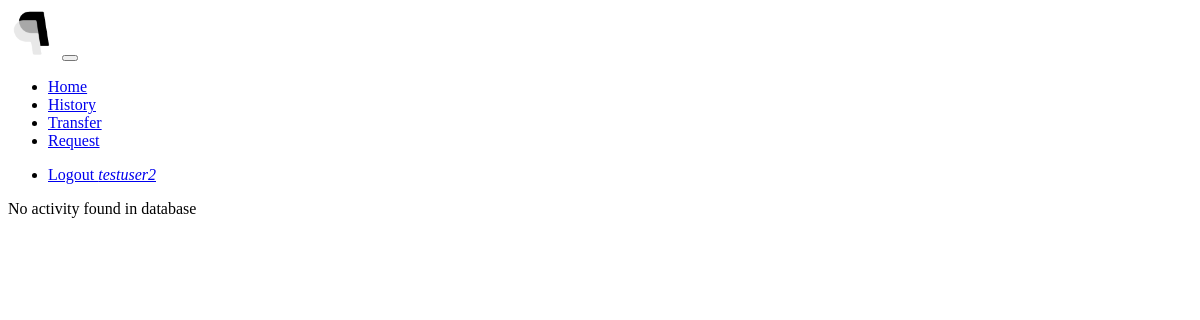
Page /admin-activity (signed in) on the earlier database version.
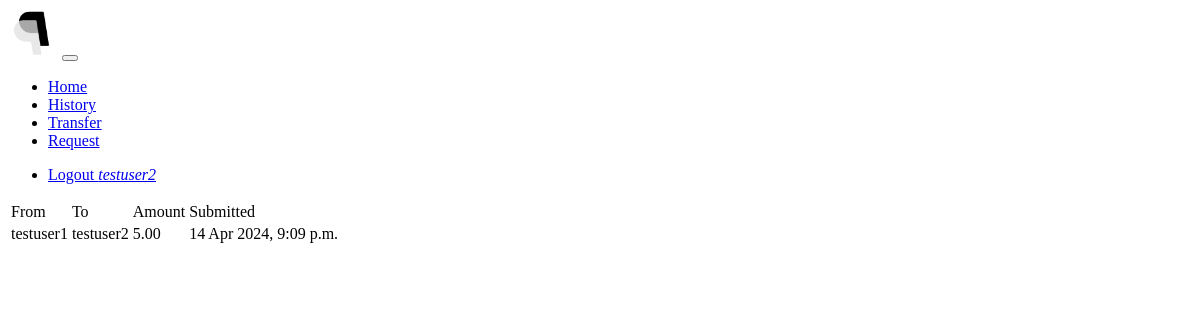
Same page on the later database version.
### payapp/models.py (models this page shows, shortened)
class Transaction(models.Model):
    from_person = models.ForeignKey(Person, on_delete=models.RESTRICT, related_name='transactions_from')
    to_person = models.ForeignKey(Person, on_delete=models.RESTRICT, related_name='transactions_to')
    amount = PayAppMoneyField()
    submission_datetime = models.DateTimeField(default=datetime.now, blank=True)
    class Meta:
        ordering = ("submission_datetime", "from_person", "amount")

class Person(models.Model):
    user = models.OneToOneField(settings.AUTH_USER_MODEL, on_delete=models.CASCADE)
    active = models.BooleanField(default=True)  # disable users rather than deleting them to preserve history
    balance = PayAppMoneyField()
    def __str__(self):
        return self.user.__str__() + ' (inactive)' if not self.active else self.user.__str__()
    class Meta:
        ordering = ("user", "active")

### payapp/views.py (the view)
# urls.py: path('admin-activity', admin_activity, name='admin-activity'),
@login_required(login_url='/login/')
def admin_activity(request):
    admin_area(request.user)
    context = {
        'activity_list': Transaction.objects.all()  # todo: pagination
    }
    return render(request, 'payapp/admin_activity.html', context=context)

### common/util.py (called while the page is built)
def admin_area(check_user):
    if check_user.is_staff:
        return True
    else:
        return redirect('home')

### templates/payapp/admin_activity.html (shortened to what this page needs)
{% extends 'webapps2024/base.html' %}
{% block content %}
    {% if activity_list %}
        <table class="table">
        <thead>
        <tr>
        <td>From</td>
        <td>To</td>
        <td>Amount</td>
        <td>Submitted</td>
        </tr>
        </thead>
        <tbody>
        {% for activity in activity_list %}
            <tr>
                <td>{{ activity.from_person }}</td>
                <td>{{ activity.to_person }}</td>
                <td>{{ activity.amount }}</td>
                <td>{{ activity.submission_datetime }}</td>
            </tr>
        {% endfor %}
        </tbody>
        </table>
    {% else %}
        <span>No activity found in database</span>
    {% endif %}
{% endblock %}

Differences in the rows shown:
added Transaction: from_person "testuser1", to_person "testuser2", amount "5.00", submission_datetime "14 Apr 2024, 9:09 p.m."
Other differences:
text no longer shown: "No activity found in database"
text now shown: "From To Amount Submitted"
